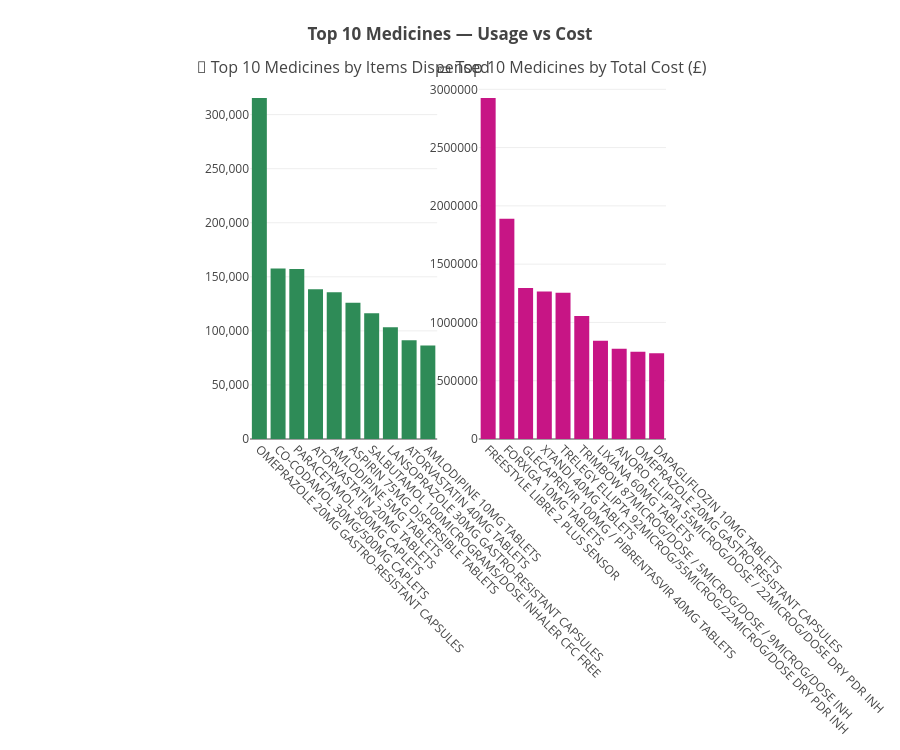

Notebook cell for this chart:
### Code cell
# Step 21: Top 10 Medicines — Usage vs Cost
fig = make_subplots(
    rows=1, cols=2,
    subplot_titles=[
        "💊 Top 10 Medicines by Items Dispensed",
        "💷 Top 10 Medicines by Total Cost (£)"
    ]
)

# Chart 1 — Items
fig.add_trace(
    go.Bar(
        x=df_items["Medicine"],
        y=df_items["Items"],
        marker=dict(color="#2E8B57"),
        hovertemplate="Items: %{y:,}<br>Medicine: %{x}"
    ),
    row=1, col=1
)

# Chart 2 — Cost
fig.add_trace(
    go.Bar(
        x=df_cost["Medicine"],
        y=df_cost["Cost"],
        marker=dict(color="#C71585"),
        hovertemplate="Cost: £%{y:,.0f}<br>Medicine: %{x}"
    ),
    row=1, col=2
)

fig.update_layout(
    title_text="<b>Top 10 Medicines — Usage vs Cost</b>",
    title_x=0.5,
    height=750,            # increased to reduce crowding
    showlegend=False,
    margin=dict(l=250, r=40, t=80, b=60)  # increased left margin
)

# Format y-axis
fig.update_yaxes(tickformat=",", row=1, col=1)
fig.update_yaxes(tickformat="£,.0f", row=1, col=2)

# Rotate x-axis labels
fig.update_xaxes(
    tickangle=45,
    automargin=True
)

fig.show()

### Figure 1 — Plotly figure (JSON) as saved in the notebook; plotly's stock layout.template omitted (floating-point values rounded to 4 significant figures)
{"data": [{"hovertemplate": "Items: %{y:,}<br>Medicine: %{x}", "marker": {"color": "#2E8B57"}, "type": "bar", "x": ["OMEPRAZOLE 20MG GASTRO-RESISTANT CAPSULES", "CO-CODAMOL 30MG/500MG CAPLETS", "PARACETAMOL 500MG CAPLETS", "ATORVASTATIN 20MG TABLETS", "AMLODIPINE 5MG TABLETS", "ASPIRIN 75MG DISPERSIBLE TABLETS", "SALBUTAMOL 100MICROGRAMS/DOSE INHALER CFC FREE", "LANSOPRAZOLE 30MG GASTRO-RESISTANT CAPSULES", "ATORVASTATIN 40MG TABLETS", "AMLODIPINE 10MG TABLETS"], "xaxis": "x", "y": [315409, 157583, 157250, 138453, 135612, 126079, 116238, 103350, 91248, 86421], "yaxis": "y"}, {"hovertemplate": "Cost: £%{y:,.0f}<br>Medicine: %{x}", "marker": {"color": "#C71585"}, "type": "bar", "x": ["FREESTYLE LIBRE 2 PLUS SENSOR", "FORXIGA 10MG TABLETS", "GLECAPREVIR 100MG / PIBRENTASVIR 40MG TABLETS", "XTANDI 40MG TABLETS", "TRELEGY ELLIPTA 92MICROG/55MICROG/22MICROG/DOSE DRY PDR INH", "TRIMBOW 87MICROG/DOSE / 5MICROG/DOSE / 9MICROG/DOSE INH", "LIXIANA 60MG TABLETS", "ANORO ELLIPTA 55MICROG/DOSE / 22MICROG/DOSE DRY PDR INH", "OMEPRAZOLE 20MG GASTRO-RESISTANT CAPSULES", "DAPAGLIFLOZIN 10MG TABLETS"], "xaxis": "x2", "y": [2926000.0, 1889000.0, 1296000.0, 1265000.0, 1254000.0, 1056000.0, 843200.0, 774700.0, 747700.0, 736400.0], "yaxis": "y2"}], "layout": {"annotations": [{"font": {"size": 16}, "showarrow": false, "text": "💊 Top 10 Medicines by Items Dispensed", "x": 0.225, "xanchor": "center", "xref": "paper", "y": 1, "yanchor": "bottom", "yref": "paper"}, {"font": {"size": 16}, "showarrow": false, "text": "💷 Top 10 Medicines by Total Cost (£)", "x": 0.775, "xanchor": "center", "xref": "paper", "y": 1, "yanchor": "bottom", "yref": "paper"}], "height": 750, "margin": {"b": 60, "l": 250, "r": 40, "t": 80}, "showlegend": false, "title": {"text": "<b>Top 10 Medicines — Usage vs Cost</b>", "x": 0.5}, "xaxis": {"anchor": "y", "automargin": true, "domain": [0, 0.45], "tickangle": 45}, "xaxis2": {"anchor": "y2", "automargin": true, "domain": [0.55, 1], "tickangle": 45}, "yaxis": {"anchor": "x", "domain": [0, 1], "tickformat": ","}, "yaxis2": {"anchor": "x2", "domain": [0, 1], "tickformat": "£,.0f"}}}
